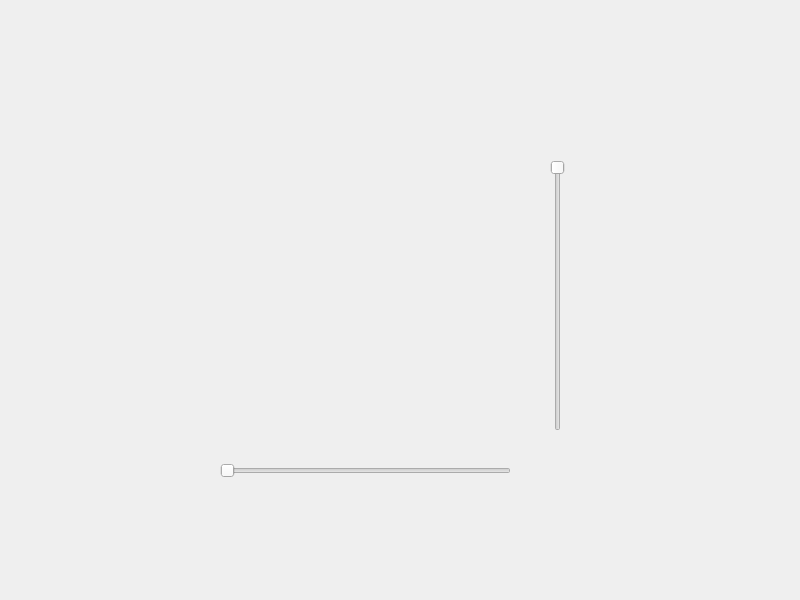
<?xml version="1.0" encoding="UTF-8"?>
<ui version="4.0">
 <class>Widget</class>
 <widget class="QWidget" name="Widget">
  <property name="geometry">
   <rect>
    <x>0</x>
    <y>0</y>
    <width>800</width>
    <height>600</height>
   </rect>
  </property>
  <property name="windowTitle">
   <string>Widget</string>
  </property>
  <widget class="QSlider" name="horizontalSlider">
   <property name="geometry">
    <rect>
     <x>220</x>
     <y>460</y>
     <width>291</width>
     <height>21</height>
    </rect>
   </property>
   <property name="orientation">
    <enum>Qt::Horizontal</enum>
   </property>
  </widget>
  <widget class="QSlider" name="verticalSlider">
   <property name="geometry">
    <rect>
     <x>550</x>
     <y>160</y>
     <width>16</width>
     <height>271</height>
    </rect>
   </property>
   <property name="orientation">
    <enum>Qt::Vertical</enum>
   </property>
   <property name="invertedAppearance">
    <bool>true</bool>
   </property>
  </widget>
 </widget>
 <resources/>
 <connections/>
</ui>
